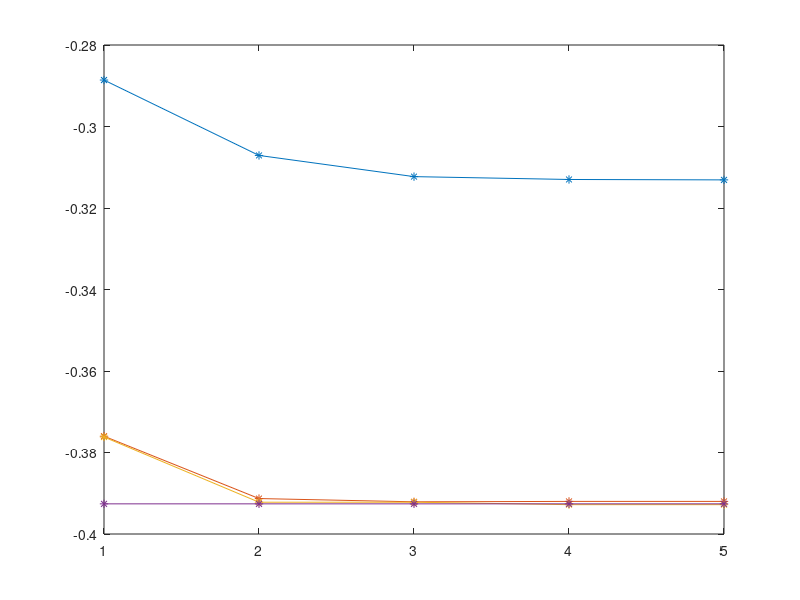

Reproduce this figure in MATLAB.
clear all;
close all;

nPOrder = 5;
nMOrder = 3;

p   = [1:nPOrder];
int = zeros(nPOrder, nMOrder);
sol = ones(nPOrder, 1) * -0.3926;

int(1, 1) = -0.2886;
int(2, 1) = -0.3071;
int(3, 1) = -0.3123;
int(4, 1) = -0.3130;
int(5, 1) = -0.3131;

int(1, 2) = -0.3760;
int(2, 2) = -0.3913;
int(3, 2) = -0.3921;
int(4, 2) = -0.3920;
int(5, 2) = -0.3920;

int(1, 3) = -0.3762;
int(2, 3) = -0.3922;
int(3, 3) = -0.3922;
int(4, 3) = -0.3928;
int(5, 3) = -0.3928;

plot(p, [int sol], '*-');